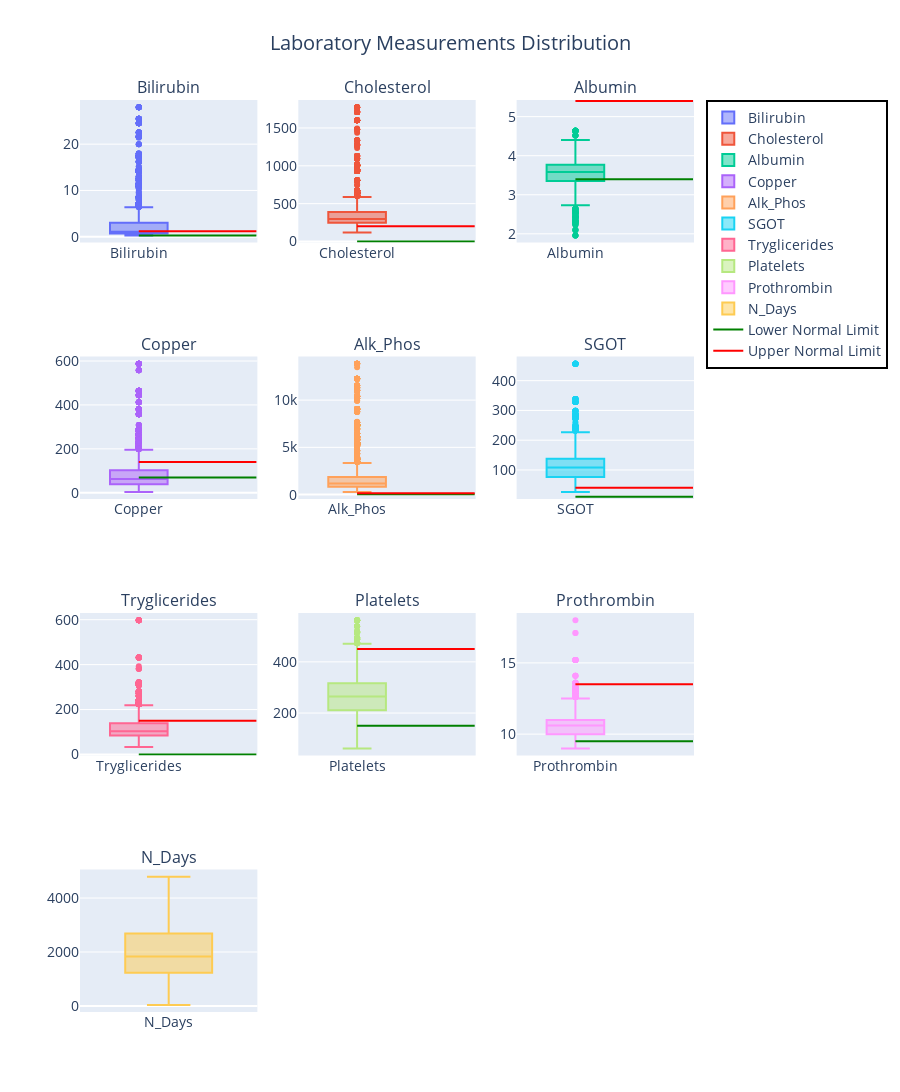

Notebook code for this chart:
### Code cell
def create_boxplot_subplots(df, columns_to_plot, normal_ranges):
    """
    Create a subplot of box plots for the specified columns in the given DataFrame,
    including horizontal lines for normal ranges and corresponding legend entries.

    Parameters:
    df (pandas.DataFrame): The DataFrame containing the data.
    columns_to_plot (list): List of column names to plot.
    normal_ranges (dict): Dictionary of the form {column_name: (lower, upper)} representing normal ranges.

    Returns:
    None
    """
    num_columns = len(columns_to_plot)
    num_rows = (num_columns - 1) // 3 + 1  # Calculate the number of rows based on the number of columns
    num_cols = min(num_columns, 3)  # Set the number of columns to 3 or the number of columns in the DataFrame, whichever is smaller

    fig = make_subplots(rows=num_rows, cols=num_cols, subplot_titles=columns_to_plot)

    # Add a box plot to each subplot cell and normal range lines
    for i, column in enumerate(columns_to_plot, start=1):
        row = (i - 1) // num_cols + 1
        col = (i - 1) % num_cols + 1
        fig.add_trace(go.Box(y=df[column], name=column), row=row, col=col)
        
        # Add normal range lines if available
        if column in normal_ranges:
            lower, upper = normal_ranges[column]
            # Lower normal range line
            fig.add_shape(type='line',
                          xref='x' + str(i), yref='y' + str(i),
                          x0=0, x1=1, y0=lower, y1=lower,
                          line=dict(color='green', width=2),
                          row=row, col=col)
            # Upper normal range line
            fig.add_shape(type='line',
                          xref='x' + str(i), yref='y' + str(i),
                          x0=0, x1=1, y0=upper, y1=upper,
                          line=dict(color='red', width=2),
                          row=row, col=col)
    
    # Add invisible traces for legend entries
    fig.add_trace(go.Scatter(x=[None], y=[None], mode='lines',
                             line=dict(color='green', width=2), name='Lower Normal Limit'))
    fig.add_trace(go.Scatter(x=[None], y=[None], mode='lines',
                             line=dict(color='red', width=2), name='Upper Normal Limit'))

    fig.update_layout(
        height=300*num_rows,
        width=300*num_cols,
        title_text="Laboratory Measurements Distribution",
        font_size=14,
        title_x=0.5,
        legend=dict(bordercolor="Black", borderwidth=2)
    )

    fig.show()

create_boxplot_subplots(df_train, inital_columns_to_plot, normal_ranges)

### Figure 1 — Plotly figure (JSON) as saved in the notebook; plotly's stock layout.template omitted (floating-point values rounded to 4 significant figures; data arrays with more than 128 entries replaced by an {"elided": "..."} marker saying what was removed)
{"data": [{"name": "Bilirubin", "type": "box", "xaxis": "x", "y": {"elided": "7905 float values"}, "yaxis": "y"}, {"name": "Cholesterol", "type": "box", "xaxis": "x2", "y": {"elided": "7905 int values"}, "yaxis": "y2"}, {"name": "Albumin", "type": "box", "xaxis": "x3", "y": {"elided": "7905 float values"}, "yaxis": "y3"}, {"name": "Copper", "type": "box", "xaxis": "x4", "y": {"elided": "7905 int values"}, "yaxis": "y4"}, {"name": "Alk_Phos", "type": "box", "xaxis": "x5", "y": {"elided": "7905 float values"}, "yaxis": "y5"}, {"name": "SGOT", "type": "box", "xaxis": "x6", "y": {"elided": "7905 float values"}, "yaxis": "y6"}, {"name": "Tryglicerides", "type": "box", "xaxis": "x7", "y": {"elided": "7905 int values"}, "yaxis": "y7"}, {"name": "Platelets", "type": "box", "xaxis": "x8", "y": {"elided": "7905 int values"}, "yaxis": "y8"}, {"name": "Prothrombin", "type": "box", "xaxis": "x9", "y": {"elided": "7905 float values"}, "yaxis": "y9"}, {"name": "N_Days", "type": "box", "xaxis": "x10", "y": {"elided": "7905 int values"}, "yaxis": "y10"}, {"line": {"color": "green", "width": 2}, "mode": "lines", "name": "Lower Normal Limit", "type": "scatter", "x": [null], "y": [null]}, {"line": {"color": "red", "width": 2}, "mode": "lines", "name": "Upper Normal Limit", "type": "scatter", "x": [null], "y": [null]}], "layout": {"annotations": [{"font": {"size": 16}, "showarrow": false, "text": "Bilirubin", "x": 0.1444, "xanchor": "center", "xref": "paper", "y": 1, "yanchor": "bottom", "yref": "paper"}, {"font": {"size": 16}, "showarrow": false, "text": "Cholesterol", "x": 0.5, "xanchor": "center", "xref": "paper", "y": 1, "yanchor": "bottom", "yref": "paper"}, {"font": {"size": 16}, "showarrow": false, "text": "Albumin", "x": 0.8556, "xanchor": "center", "xref": "paper", "y": 1, "yanchor": "bottom", "yref": "paper"}, {"font": {"size": 16}, "showarrow": false, "text": "Copper", "x": 0.1444, "xanchor": "center", "xref": "paper", "y": 0.7188, "yanchor": "bottom", "yref": "paper"}, {"font": {"size": 16}, "showarrow": false, "text": "Alk_Phos", "x": 0.5, "xanchor": "center", "xref": "paper", "y": 0.7188, "yanchor": "bottom", "yref": "paper"}, {"font": {"size": 16}, "showarrow": false, "text": "SGOT", "x": 0.8556, "xanchor": "center", "xref": "paper", "y": 0.7188, "yanchor": "bottom", "yref": "paper"}, {"font": {"size": 16}, "showarrow": false, "text": "Tryglicerides", "x": 0.1444, "xanchor": "center", "xref": "paper", "y": 0.4375, "yanchor": "bottom", "yref": "paper"}, {"font": {"size": 16}, "showarrow": false, "text": "Platelets", "x": 0.5, "xanchor": "center", "xref": "paper", "y": 0.4375, "yanchor": "bottom", "yref": "paper"}, {"font": {"size": 16}, "showarrow": false, "text": "Prothrombin", "x": 0.8556, "xanchor": "center", "xref": "paper", "y": 0.4375, "yanchor": "bottom", "yref": "paper"}, {"font": {"size": 16}, "showarrow": false, "text": "N_Days", "x": 0.1444, "xanchor": "center", "xref": "paper", "y": 0.1562, "yanchor": "bottom", "yref": "paper"}], "font": {"size": 14}, "height": 1200, "legend": {"bordercolor": "Black", "borderwidth": 2}, "shapes": [{"line": {"color": "green", "width": 2}, "type": "line", "x0": 0, "x1": 1, "xref": "x", "y0": 0.3, "y1": 0.3, "yref": "y"}, {"line": {"color": "red", "width": 2}, "type": "line", "x0": 0, "x1": 1, "xref": "x", "y0": 1.2, "y1": 1.2, "yref": "y"}, {"line": {"color": "green", "width": 2}, "type": "line", "x0": 0, "x1": 1, "xref": "x2", "y0": 0, "y1": 0, "yref": "y2"}, {"line": {"color": "red", "width": 2}, "type": "line", "x0": 0, "x1": 1, "xref": "x2", "y0": 200, "y1": 200, "yref": "y2"}, {"line": {"color": "green", "width": 2}, "type": "line", "x0": 0, "x1": 1, "xref": "x3", "y0": 3.4, "y1": 3.4, "yref": "y3"}, {"line": {"color": "red", "width": 2}, "type": "line", "x0": 0, "x1": 1, "xref": "x3", "y0": 5.4, "y1": 5.4, "yref": "y3"}, {"line": {"color": "green", "width": 2}, "type": "line", "x0": 0, "x1": 1, "xref": "x4", "y0": 70, "y1": 70, "yref": "y4"}, {"line": {"color": "red", "width": 2}, "type": "line", "x0": 0, "x1": 1, "xref": "x4", "y0": 140, "y1": 140, "yref": "y4"}, {"line": {"color": "green", "width": 2}, "type": "line", "x0": 0, "x1": 1, "xref": "x5", "y0": 44, "y1": 44, "yref": "y5"}, {"line": {"color": "red", "width": 2}, "type": "line", "x0": 0, "x1": 1, "xref": "x5", "y0": 147, "y1": 147, "yref": "y5"}, {"line": {"color": "green", "width": 2}, "type": "line", "x0": 0, "x1": 1, "xref": "x6", "y0": 10, "y1": 10, "yref": "y6"}, {"line": {"color": "red", "width": 2}, "type": "line", "x0": 0, "x1": 1, "xref": "x6", "y0": 40, "y1": 40, "yref": "y6"}, {"line": {"color": "green", "width": 2}, "type": "line", "x0": 0, "x1": 1, "xref": "x7", "y0": 0, "y1": 0, "yref": "y7"}, {"line": {"color": "red", "width": 2}, "type": "line", "x0": 0, "x1": 1, "xref": "x7", "y0": 150, "y1": 150, "yref": "y7"}, {"line": {"color": "green", "width": 2}, "type": "line", "x0": 0, "x1": 1, "xref": "x8", "y0": 150, "y1": 150, "yref": "y8"}, {"line": {"color": "red", "width": 2}, "type": "line", "x0": 0, "x1": 1, "xref": "x8", "y0": 450, "y1": 450, "yref": "y8"}, {"line": {"color": "green", "width": 2}, "type": "line", "x0": 0, "x1": 1, "xref": "x9", "y0": 9.5, "y1": 9.5, "yref": "y9"}, {"line": {"color": "red", "width": 2}, "type": "line", "x0": 0, "x1": 1, "xref": "x9", "y0": 13.5, "y1": 13.5, "yref": "y9"}], "title": {"text": "Laboratory Measurements Distribution", "x": 0.5}, "width": 900, "xaxis": {"anchor": "y", "domain": [0, 0.2889]}, "xaxis10": {"anchor": "y10", "domain": [0, 0.2889]}, "xaxis11": {"anchor": "y11", "domain": [0.3556, 0.6444]}, "xaxis12": {"anchor": "y12", "domain": [0.7111, 1]}, "xaxis2": {"anchor": "y2", "domain": [0.3556, 0.6444]}, "xaxis3": {"anchor": "y3", "domain": [0.7111, 1]}, "xaxis4": {"anchor": "y4", "domain": [0, 0.2889]}, "xaxis5": {"anchor": "y5", "domain": [0.3556, 0.6444]}, "xaxis6": {"anchor": "y6", "domain": [0.7111, 1]}, "xaxis7": {"anchor": "y7", "domain": [0, 0.2889]}, "xaxis8": {"anchor": "y8", "domain": [0.3556, 0.6444]}, "xaxis9": {"anchor": "y9", "domain": [0.7111, 1]}, "yaxis": {"anchor": "x", "domain": [0.8438, 1]}, "yaxis10": {"anchor": "x10", "domain": [0, 0.1562]}, "yaxis11": {"anchor": "x11", "domain": [0, 0.1562]}, "yaxis12": {"anchor": "x12", "domain": [0, 0.1562]}, "yaxis2": {"anchor": "x2", "domain": [0.8438, 1]}, "yaxis3": {"anchor": "x3", "domain": [0.8438, 1]}, "yaxis4": {"anchor": "x4", "domain": [0.5625, 0.7188]}, "yaxis5": {"anchor": "x5", "domain": [0.5625, 0.7188]}, "yaxis6": {"anchor": "x6", "domain": [0.5625, 0.7188]}, "yaxis7": {"anchor": "x7", "domain": [0.2812, 0.4375]}, "yaxis8": {"anchor": "x8", "domain": [0.2812, 0.4375]}, "yaxis9": {"anchor": "x9", "domain": [0.2812, 0.4375]}}}
